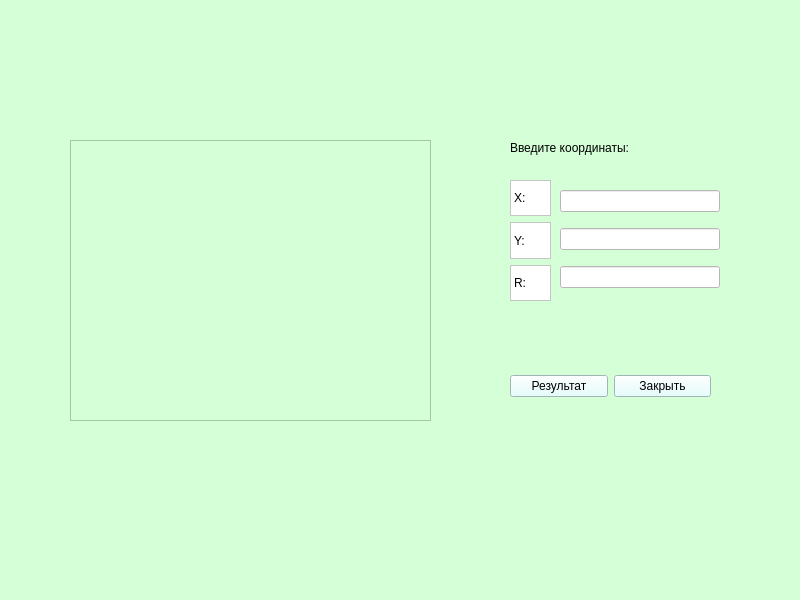
<?xml version="1.0" encoding="UTF-8"?>
<ui version="4.0">
 <class>mathematical_chart</class>
 <widget class="QMainWindow" name="mathematical_chart">
  <property name="geometry">
   <rect>
    <x>0</x>
    <y>0</y>
    <width>800</width>
    <height>600</height>
   </rect>
  </property>
  <property name="windowTitle">
   <string>MainWindow</string>
  </property>
  <property name="autoFillBackground">
   <bool>false</bool>
  </property>
  <property name="styleSheet">
   <string notr="true">background-color: rgb(213, 255, 215);</string>
  </property>
  <widget class="QWidget" name="centralwidget">
   <widget class="QLabel" name="label">
    <property name="geometry">
     <rect>
      <x>70</x>
      <y>140</y>
      <width>361</width>
      <height>281</height>
     </rect>
    </property>
    <property name="frameShape">
     <enum>QFrame::StyledPanel</enum>
    </property>
    <property name="lineWidth">
     <number>10</number>
    </property>
    <property name="text">
     <string/>
    </property>
    <property name="pixmap">
     <pixmap>../../../Desktop/chart.png</pixmap>
    </property>
    <property name="scaledContents">
     <bool>true</bool>
    </property>
   </widget>
   <widget class="QLabel" name="label_2">
    <property name="geometry">
     <rect>
      <x>510</x>
      <y>140</y>
      <width>171</width>
      <height>16</height>
     </rect>
    </property>
    <property name="styleSheet">
     <string notr="true">font: 10pt &quot;MS Shell Dlg 2&quot;;</string>
    </property>
    <property name="text">
     <string>Введите координаты:</string>
    </property>
   </widget>
   <widget class="QWidget" name="verticalLayoutWidget">
    <property name="geometry">
     <rect>
      <x>510</x>
      <y>180</y>
      <width>41</width>
      <height>121</height>
     </rect>
    </property>
    <layout class="QVBoxLayout" name="verticalLayout">
     <item>
      <widget class="QLabel" name="label_3">
       <property name="styleSheet">
        <string notr="true">font: 10pt &quot;MS Shell Dlg 2&quot;;
background-color: rgb(255, 255, 255);</string>
       </property>
       <property name="frameShape">
        <enum>QFrame::StyledPanel</enum>
       </property>
       <property name="text">
        <string>X:</string>
       </property>
       <property name="textFormat">
        <enum>Qt::AutoText</enum>
       </property>
      </widget>
     </item>
     <item>
      <widget class="QLabel" name="label_4">
       <property name="styleSheet">
        <string notr="true">font: 10pt &quot;MS Shell Dlg 2&quot;;
background-color: rgb(255, 255, 255);</string>
       </property>
       <property name="frameShape">
        <enum>QFrame::StyledPanel</enum>
       </property>
       <property name="text">
        <string>Y:</string>
       </property>
       <property name="textFormat">
        <enum>Qt::AutoText</enum>
       </property>
      </widget>
     </item>
     <item>
      <widget class="QLabel" name="label_5">
       <property name="styleSheet">
        <string notr="true">font: 10pt &quot;MS Shell Dlg 2&quot;;
background-color: rgb(255, 255, 255);</string>
       </property>
       <property name="frameShape">
        <enum>QFrame::StyledPanel</enum>
       </property>
       <property name="text">
        <string>R:</string>
       </property>
       <property name="textFormat">
        <enum>Qt::AutoText</enum>
       </property>
      </widget>
     </item>
    </layout>
   </widget>
   <widget class="QWidget" name="verticalLayoutWidget_2">
    <property name="geometry">
     <rect>
      <x>560</x>
      <y>180</y>
      <width>160</width>
      <height>121</height>
     </rect>
    </property>
    <layout class="QVBoxLayout" name="verticalLayout_2">
     <item>
      <widget class="QLineEdit" name="lineEditX">
       <property name="styleSheet">
        <string notr="true">background-color: rgb(255, 255, 255);</string>
       </property>
      </widget>
     </item>
     <item>
      <widget class="QLineEdit" name="lineEditY">
       <property name="styleSheet">
        <string notr="true">background-color: rgb(255, 255, 255);</string>
       </property>
      </widget>
     </item>
     <item>
      <widget class="QLineEdit" name="lineEditR">
       <property name="styleSheet">
        <string notr="true">background-color: rgb(255, 255, 255);</string>
       </property>
      </widget>
     </item>
    </layout>
   </widget>
   <widget class="QWidget" name="horizontalLayoutWidget">
    <property name="geometry">
     <rect>
      <x>510</x>
      <y>370</y>
      <width>201</width>
      <height>32</height>
     </rect>
    </property>
    <layout class="QHBoxLayout" name="horizontalLayout">
     <item>
      <widget class="QPushButton" name="pushButton_2">
       <property name="cursor">
        <cursorShape>PointingHandCursor</cursorShape>
       </property>
       <property name="autoFillBackground">
        <bool>false</bool>
       </property>
       <property name="styleSheet">
        <string notr="true">background-color: rgb(224, 255, 255);
alternate-background-color: rgb(166, 235, 255);</string>
       </property>
       <property name="text">
        <string>Результат</string>
       </property>
      </widget>
     </item>
     <item>
      <widget class="QPushButton" name="pushButtonExit">
       <property name="cursor">
        <cursorShape>PointingHandCursor</cursorShape>
       </property>
       <property name="styleSheet">
        <string notr="true">background-color: rgb(224, 255, 255);</string>
       </property>
       <property name="text">
        <string>Закрыть</string>
       </property>
      </widget>
     </item>
    </layout>
   </widget>
   <widget class="QLabel" name="labelPryam">
    <property name="geometry">
     <rect>
      <x>520</x>
      <y>330</y>
      <width>151</width>
      <height>16</height>
     </rect>
    </property>
    <property name="styleSheet">
     <string notr="true">background-color: rgb(255, 255, 255, 0);</string>
    </property>
    <property name="text">
     <string/>
    </property>
   </widget>
  </widget>
  <widget class="QMenuBar" name="menubar">
   <property name="geometry">
    <rect>
     <x>0</x>
     <y>0</y>
     <width>800</width>
     <height>26</height>
    </rect>
   </property>
  </widget>
  <widget class="QStatusBar" name="statusbar"/>
 </widget>
 <resources/>
 <connections/>
</ui>
